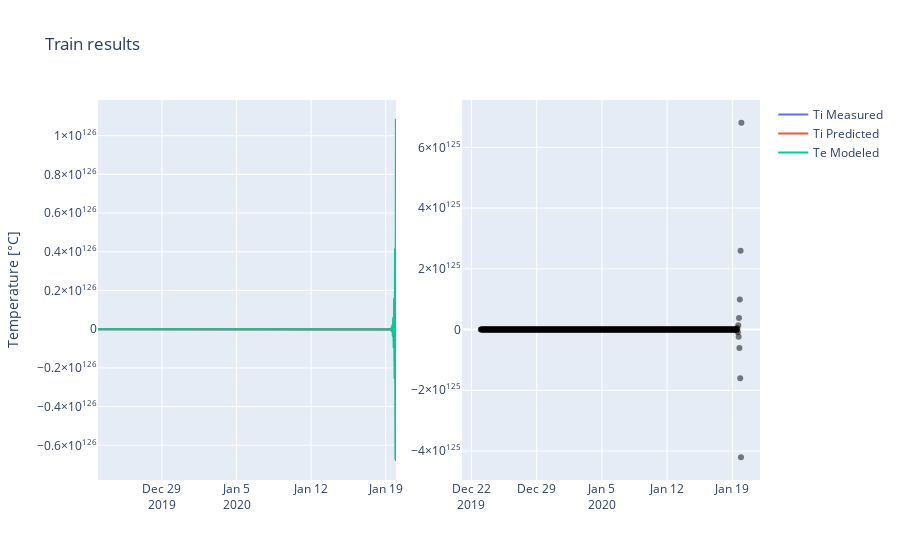

Notebook source saved alongside this figure:
### Code cell
# Plotting results
# ==============================================================================
fig = make_subplots(rows=1, cols=2)

fig.add_trace(go.Scatter(x=X_train.index, y=y_train, name="Ti Measured"), row=1, col=1)
fig.add_trace(
    go.Scatter(x=train_results.input.index, y=train_results.yhat, name="Ti Predicted"),
    row=1,
    col=1,
)
fig.add_trace(
    go.Scatter(
        x=train_results.input.index,
        y=train_results.var["Te"],
        name="Te Modeled",
    ),
    row=1,
    col=1,
)

fig.add_trace(
    go.Scatter(
        x=X_train.index,
        y=(y_train - train_results.yhat),
        name="Residual",
        mode="markers",
        marker=dict(opacity=0.5, color="black"),
        showlegend=False,
    ),
    row=1,
    col=2,
)

# fig.add_trace(
#     go.Scatter(
#         x=y_train,
#         y=train_results.yhat,
#         # name="U",
#         mode="markers",
#         marker=dict(opacity=0.5, color="blue"),
#     ),
#     row=2,
#     col=1,
# )

fig.update_layout(
    # height=600,
    # width=1000,
    title_text="Train results",
    yaxis_title_text="Temperature [°C]",
)

fig.show()

### Figure 1 — Plotly figure (JSON) as saved in the notebook; plotly's stock layout.template omitted (floating-point values rounded to 4 significant figures; data arrays with more than 128 entries replaced by an {"elided": "..."} marker saying what was removed)
{"data": [{"name": "Ti Measured", "type": "scatter", "x": {"elided": "672 str values"}, "xaxis": "x", "y": {"elided": "672 float values"}, "yaxis": "y"}, {"name": "Ti Predicted", "type": "scatter", "x": {"elided": "672 str values"}, "xaxis": "x", "y": {"elided": "672 float values"}, "yaxis": "y"}, {"name": "Te Modeled", "type": "scatter", "x": {"elided": "672 str values"}, "xaxis": "x", "y": {"elided": "672 float values"}, "yaxis": "y"}, {"marker": {"color": "black", "opacity": 0.5}, "mode": "markers", "name": "Residual", "showlegend": false, "type": "scatter", "x": {"elided": "672 str values"}, "xaxis": "x2", "y": {"elided": "672 float values"}, "yaxis": "y2"}], "layout": {"title": {"text": "Train results"}, "xaxis": {"anchor": "y", "domain": [0, 0.45]}, "xaxis2": {"anchor": "y2", "domain": [0.55, 1]}, "yaxis": {"anchor": "x", "domain": [0, 1], "title": {"text": "Temperature [°C]"}}, "yaxis2": {"anchor": "x2", "domain": [0, 1]}}}
